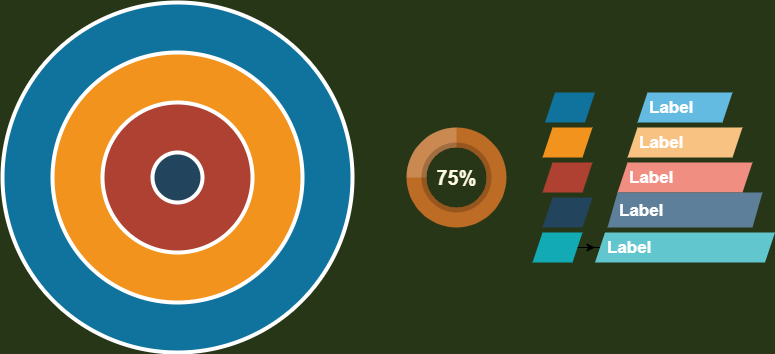
#> input picture img/1.png, 775 x 354 px
$ python Pyramid.py
#> lines starting #> are read from the running program, lines starting #| are printed output that depends on the picture
import cv2
import numpy as np

img = cv2.imread("../img/1.png")
#> img is the input picture: shape (354, 775, 3); mean B, G, R 69.1, 92.5, 84.6
lower_reso = cv2.pyrDown(img)
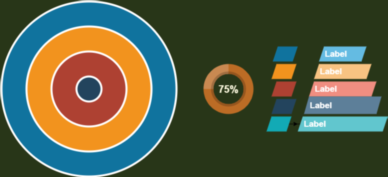
#> lower_reso: shape (177, 388, 3); mean B, G, R 69, 92.4, 84.6
higher_reso = cv2.pyrUp(img)
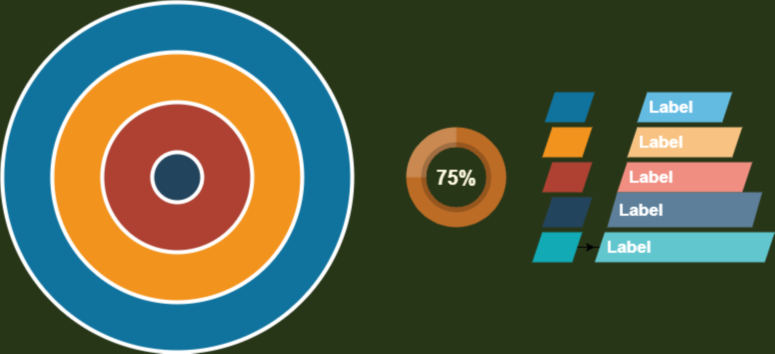
#> higher_reso: shape (708, 1550, 3) (shown at 1/2 size); mean B, G, R 69.1, 92.5, 84.7
cv2.imshow("lower_reso",lower_reso)
cv2.imshow("higher_reso",higher_reso)
cv2.waitKey(0)
cv2.destroyAllWindows()
'''
#使用金字塔进行图像融合
#出现错误
'''
# import numpy as sys
A = cv2.imread("../img/1.png")
B = cv2.imread("../img/2.png")
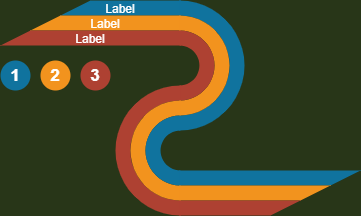
#> input picture img/2.png, 361 x 216 px
#> B is the input picture: shape (216, 361, 3); mean B, G, R 43.6, 73.2, 75.3
#对A生成高斯金字塔
G = A.copy()
gpA = [G]
#> (the run stopped early here; a loop or call above may not have finished)
